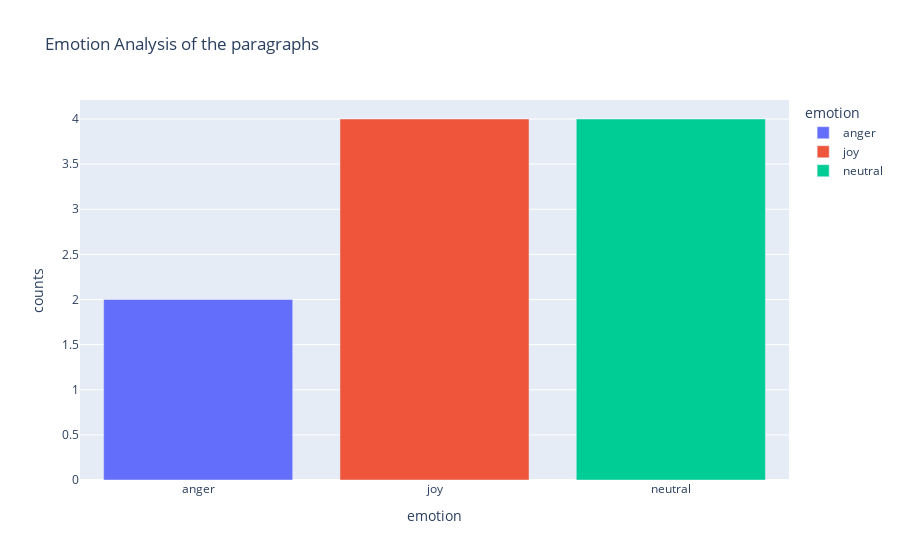

The code cell stored with this chart in its notebook:
### Code cell
plot_emotion_distribution(yotube_df)

### Figure 1 — Plotly figure (JSON) as saved in the notebook; plotly's stock layout.template omitted (floating-point values rounded to 4 significant figures)
{"data": [{"hovertemplate": "emotion=%{x}<br>counts=%{y}<extra></extra>", "legendgroup": "anger", "marker": {"color": "#636efa", "pattern": {"shape": ""}}, "name": "anger", "orientation": "v", "showlegend": true, "textposition": "auto", "type": "bar", "x": ["anger"], "xaxis": "x", "y": [2], "yaxis": "y"}, {"hovertemplate": "emotion=%{x}<br>counts=%{y}<extra></extra>", "legendgroup": "joy", "marker": {"color": "#EF553B", "pattern": {"shape": ""}}, "name": "joy", "orientation": "v", "showlegend": true, "textposition": "auto", "type": "bar", "x": ["joy"], "xaxis": "x", "y": [4], "yaxis": "y"}, {"hovertemplate": "emotion=%{x}<br>counts=%{y}<extra></extra>", "legendgroup": "neutral", "marker": {"color": "#00cc96", "pattern": {"shape": ""}}, "name": "neutral", "orientation": "v", "showlegend": true, "textposition": "auto", "type": "bar", "x": ["neutral"], "xaxis": "x", "y": [4], "yaxis": "y"}], "layout": {"barmode": "relative", "legend": {"title": {"text": "emotion"}, "tracegroupgap": 0}, "title": {"text": "Emotion Analysis of the paragraphs"}, "xaxis": {"anchor": "y", "categoryarray": ["anger", "joy", "neutral"], "categoryorder": "array", "domain": [0, 1], "title": {"text": "emotion"}}, "yaxis": {"anchor": "x", "domain": [0, 1], "title": {"text": "counts"}}}}
